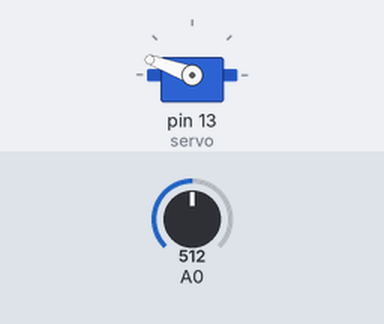
The sketch below on a simulated Arduino Uno, built with avr-gcc and run on an emulated ATmega328P. Parts: servo. The inputs (shaded band) are chosen by the test bench; at power-on: A0 = 512. What the sketch prints to the serial monitor is not drawn.

Above: at 1.2 s.
1.3 s: A0 set to 306
At 2.2 s:
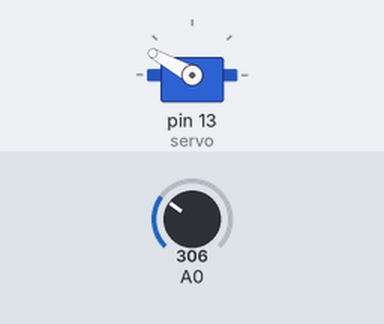
2.8 s: A0 set to 1023
At 3.6 s:
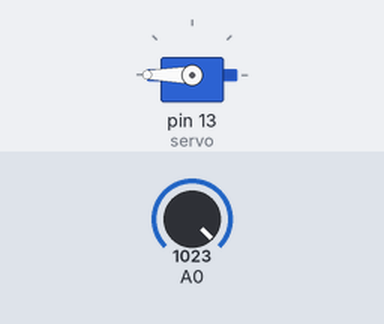
Timing chart, 0 to 5.8 s (numbered marks = the images above; inputs shaded):
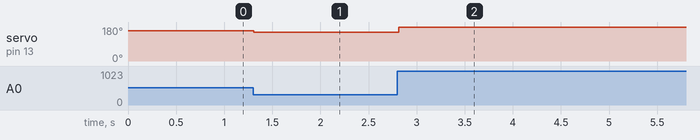

The sketch:

sketch_aug22a.ino
```cpp
float floatMap(float x, float in_min, float in_max, float out_min, float out_max) {
  return (x - in_min) * (out_max - out_min) / (in_max - in_min) + out_min;
}

#include <Servo.h>

Servo servo;
int angle = 0;
const int MAX_ANGLE = 180;

void setup() {
  // put your setup code here, to run once:
  Serial.begin(9600);
  servo.attach(13); // attach(<pin number>)
  servo.write(0);
}

void loop() {
  // put your main code here, to run repeatedly:
  int value = analogRead(A0);
  // Rescale to potentiometer's voltage (from 0V to 5V):
  float voltage = floatMap(value, 0, 1023, 0, 5);
  // print out the value you read:

  int angle = map(value, 0 , 1023, 140, 180);

  //Serial.print("Analog: ");
  //Serial.print(value);
  Serial.print(", angle: ");
  Serial.print(angle);
  //Serial.print(", Voltage: ");
  //Serial.println(voltage);

  servo.write(angle);
  //servo.write(180);
  //for (int i =180; i >= 140; i--){
  //  servo.write(i);
  //  Serial.println(i);
  //  delay(100);
  //}

  delay(100);


}
```

Measured:
- after the input at 1.3 s, servo on pin 13 (servo): 160° → 151° at once
- after the input at 2.8 s, servo on pin 13 (servo): 151° → 180° at once
